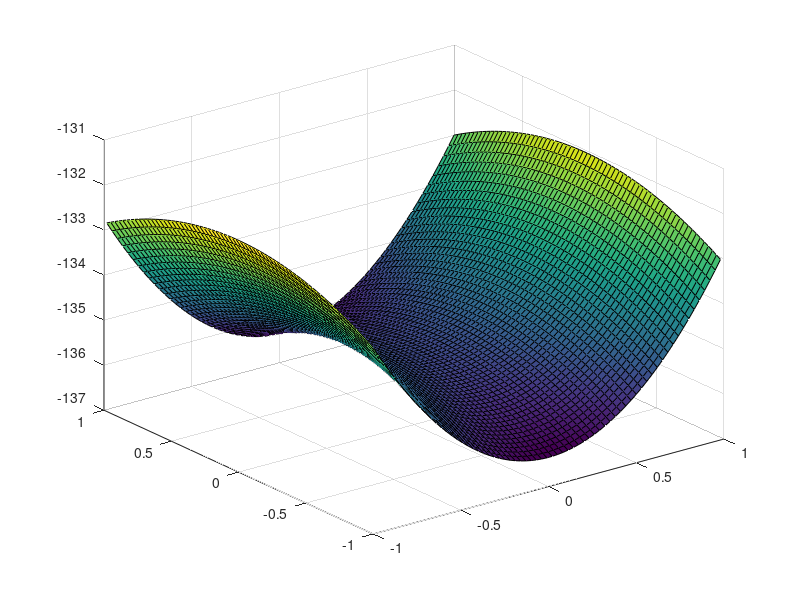

Write MATLAB code to recreate this figure.
%% Machine Learning Homework 3 Question 6
% Author: Xinrun Zhang
% Time: 02/28/2019 14:03
% =====================================================================

%% initializting
% gradient = 2 * A * x
% Hessian = 2 * A
A = [7/2 -3; -3 1];

H = 2 * A;
H_inv = (H)^-1;

% initial guess x
x = [1; 1];
% =====================================================================

%% Newton's Method
x = x - H_inv * (2 * A * x);
fprintf('x found by Newtons Method is: [%f; %f]\n',x(1), x(2));
% =====================================================================

%% plot
[x1, x2] = meshgrid(-1:0.03:1);
z = (7/2) * (x1.^2) - (x2.^2) - 6 * x1 * x2;
surf(x1, x2, z);
% =====================================================================
